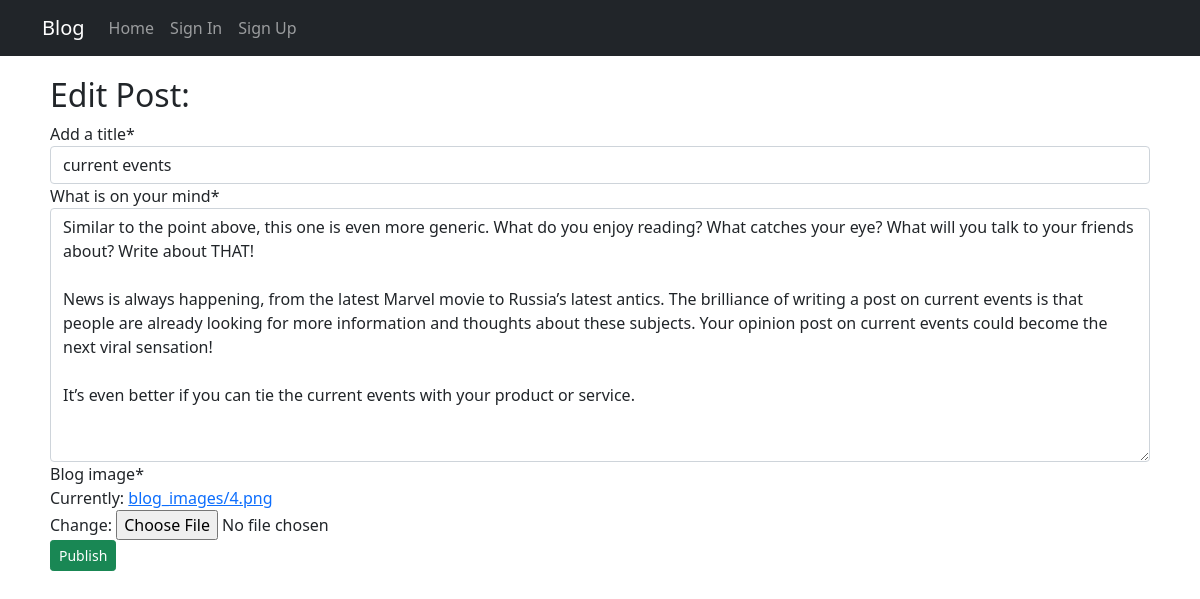
The app's page /blog/Login-47b1f1ac-456e-4052-ab6c-f173695b16b4/edit with its own data.
### AppBlog/models.py (models this page shows, shortened)
class Blog(models.Model):
    author = models.ForeignKey(User,on_delete=models.CASCADE,related_name='post_author')
    blog_title = models.CharField(max_length=265,verbose_name='Add a title')
    slug = models.SlugField(max_length=265,unique=True)
    blog_content = models.TextField(verbose_name='What is on your mind')
    blog_image = models.ImageField(upload_to='blog_images',verbose_name='blog image')
    publish_date = models.DateTimeField(auto_now_add=True)
    update_date = models.DateTimeField(auto_now=True)
    class Meta:
        ordering = ['-publish_date']

### AppBlog/views.py (the view)
# urls.py: path('<slug:slug>/edit',views.BlogUpdateView.as_view(),name='blog_Update'),
class BlogUpdateView(UpdateView):
    model = Blog
    template_name = "AppBlog/editBlog.html"
    fields =  ('blog_title','blog_content','blog_image')

### templates/AppBlog/editBlog.html (shortened to what this page needs)
{% extends 'base.html' %}
{% load crispy_forms_tags %}
{% block body %}
<h2>Edit Post: </h2>
<form method="post" enctype="multipart/form-data">
    {{ form|crispy }}
    <button type="Submit" class="btn btn-success btn-sm">Publish
    </button>
</form>
<br><br><br>
{% endblock %}

### records on screen
Blog: blog_title "current events", blog_content "Similar to the point above, this one is even more generic. What do you enjoy reading? What catches your eye? What will you talk to your friends about? Write about THAT! News is always happening, from the latest Marvel movie to Russia’s latest antics. The brilliance of writing a post on current events is that people are already looking for more information and thoughts about these subjects. Your opinion post on current events could become the next viral sensation! It’s even better if you can tie the current events with your product or service."
